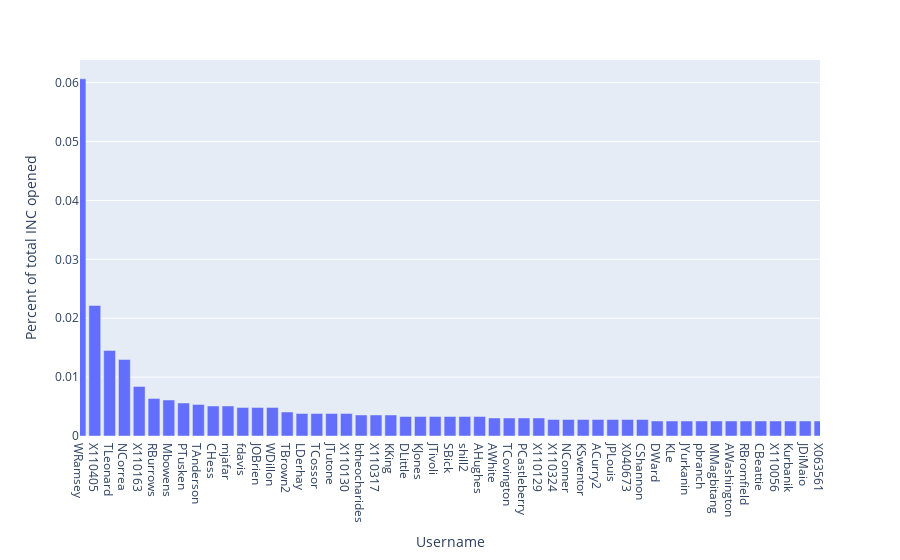

Notebook cell for this chart:
### Markdown cell above
### Who has opened the most tickets overall? (as a percentage)

### Code cell
# show percentage of tickets by INC-caller
percent = df_main['sys_created_by'].value_counts(normalize=True, ascending=False)

fig = px.bar(percent, x=percent.index,
             y='sys_created_by', labels={'index':'Username', 'sys_created_by':'Percent of total INC opened'})
fig.update_xaxes(range=[0,50])
fig.show()

### Figure 1 — Plotly figure (JSON) as saved in the notebook; plotly's stock layout.template omitted (floating-point values rounded to 4 significant figures; data arrays with more than 128 entries replaced by an {"elided": "..."} marker saying what was removed)
{"data": [{"alignmentgroup": "True", "hovertemplate": "Username=%{x}<br>Percent of total INC opened=%{y}<extra></extra>", "legendgroup": "", "marker": {"color": "#636efa"}, "name": "", "offsetgroup": "", "orientation": "v", "showlegend": false, "textposition": "auto", "type": "bar", "x": {"elided": "1163 str values"}, "xaxis": "x", "y": {"elided": "1163 float values"}, "yaxis": "y"}], "layout": {"barmode": "relative", "legend": {"tracegroupgap": 0}, "margin": {"t": 60}, "xaxis": {"anchor": "y", "domain": [0, 1], "range": [0, 50], "title": {"text": "Username"}}, "yaxis": {"anchor": "x", "domain": [0, 1], "title": {"text": "Percent of total INC opened"}}}}
